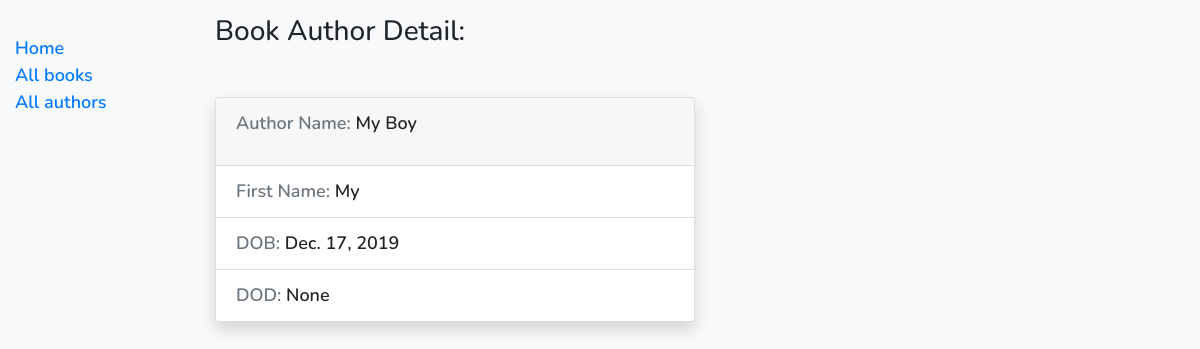
Page /catalogg/author/2 on the committed database.
### catalogg/models.py (models this page shows, shortened)
class Author(models.Model):
    first_name = models.CharField(max_length=100)
    last_name = models.CharField(max_length=100)
    date_of_birth = models.DateField(null=True, blank=True)
    date_of_death = models.DateField('died', null=True, blank=True)
    class Meta:
        ordering = ['last_name', 'first_name']

### catalogg/views.py (the view)
# urls.py: path('author/<int:pk>', views.AuthorDetailView.as_view(), name='author-detail')]
class AuthorDetailView(generic.DetailView):
    queryset = Author.objects.all()
    context_object_name = 'author_detail'
    template_name = 'catalogg/Authordetail.html'

### catalogg/templates/catalogg/Authordetail.html
{% extends 'base_generic.html' %}
{% block content %}
    <h3 class="">Book Author Detail:</h3>
    <div style="width: 30rem;" class=" card mt-5 mr-3 mb-3 rounded justify-content-center shadow ">
          <div class="card-header">
              <p><span class="text-muted">Author Name: </span>{{ author_detail.first_name }} {{ author_detail.last_name }}</p>
          </div>
           <ul class="list-group list-group-flush">
               <li class="list-group-item"><span class="text-muted">First Name: </span>{{ author_detail.first_name }}</li>
               <li class="list-group-item"><span class="text-muted">DOB: </span>{{ author_detail.date_of_birth }}</li>
               <li class="list-group-item"><span class="text-muted">DOD: </span>{{ author_detail.date_of_death }}</li>
           </ul>
</div>
{% endblock %}

### catalogg/static/css/styles.css (style rules this page uses)
body { margin-top: 15px; font-family: 'Nunito', sans-serif; font-weight: 600; font-size: 18px; }

### rows in the picture
Author: first_name "My", last_name "Boy", date_of_birth "Dec. 17, 2019", date_of_death "None"
